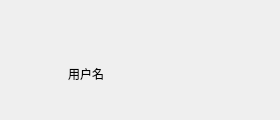
<?xml version="1.0" encoding="UTF-8"?>
<ui version="4.0">
 <class>FindSuccessDlg</class>
 <widget class="QDialog" name="FindSuccessDlg">
  <property name="geometry">
   <rect>
    <x>0</x>
    <y>0</y>
    <width>280</width>
    <height>120</height>
   </rect>
  </property>
  <property name="minimumSize">
   <size>
    <width>280</width>
    <height>120</height>
   </size>
  </property>
  <property name="maximumSize">
   <size>
    <width>280</width>
    <height>120</height>
   </size>
  </property>
  <property name="windowTitle">
   <string>添加</string>
  </property>
  <layout class="QVBoxLayout" name="verticalLayout">
   <property name="spacing">
    <number>0</number>
   </property>
   <property name="leftMargin">
    <number>8</number>
   </property>
   <property name="topMargin">
    <number>4</number>
   </property>
   <property name="rightMargin">
    <number>8</number>
   </property>
   <property name="bottomMargin">
    <number>8</number>
   </property>
   <item>
    <layout class="QHBoxLayout" name="titleLayout">
     <item>
      <spacer name="titleSpacer">
       <property name="orientation">
        <enum>Qt::Horizontal</enum>
       </property>
       <property name="sizeHint" stdset="0">
        <size>
         <width>40</width>
         <height>20</height>
        </size>
       </property>
      </spacer>
     </item>
     <item>
      <widget class="ClickedBtn" name="close_btn">
       <property name="minimumSize">
        <size>
         <width>20</width>
         <height>20</height>
        </size>
       </property>
       <property name="maximumSize">
        <size>
         <width>20</width>
         <height>20</height>
        </size>
       </property>
       <property name="text">
        <string/>
       </property>
       <property name="flat">
        <bool>true</bool>
       </property>
      </widget>
     </item>
    </layout>
   </item>
   <item>
    <layout class="QHBoxLayout" name="horizontalLayout">
     <property name="spacing">
      <number>12</number>
     </property>
     <item>
      <widget class="QLabel" name="head_lb">
       <property name="minimumSize">
        <size>
         <width>48</width>
         <height>48</height>
        </size>
       </property>
       <property name="maximumSize">
        <size>
         <width>48</width>
         <height>48</height>
        </size>
       </property>
       <property name="text">
        <string/>
       </property>
       <property name="scaledContents">
        <bool>true</bool>
       </property>
      </widget>
     </item>
     <item>
      <widget class="QLabel" name="name_lb">
       <property name="text">
        <string>用户名</string>
       </property>
       <property name="alignment">
        <set>Qt::AlignLeading|Qt::AlignVCenter</set>
       </property>
      </widget>
     </item>
     <item>
      <spacer name="horizontalSpacer">
       <property name="orientation">
        <enum>Qt::Horizontal</enum>
       </property>
       <property name="sizeHint" stdset="0">
        <size>
         <width>40</width>
         <height>20</height>
        </size>
       </property>
      </spacer>
     </item>
     <item>
      <widget class="ClickedBtn" name="add_friend_btn">
       <property name="minimumSize">
        <size>
         <width>28</width>
         <height>28</height>
        </size>
       </property>
       <property name="maximumSize">
        <size>
         <width>28</width>
         <height>28</height>
        </size>
       </property>
       <property name="text">
        <string/>
       </property>
       <property name="flat">
        <bool>true</bool>
       </property>
      </widget>
     </item>
    </layout>
   </item>
  </layout>
 </widget>
 <customwidgets>
  <customwidget>
   <class>ClickedBtn</class>
   <extends>QPushButton</extends>
   <header location="global">clickedbtn.h</header>
  </customwidget>
 </customwidgets>
 <resources/>
 <connections/>
</ui>
